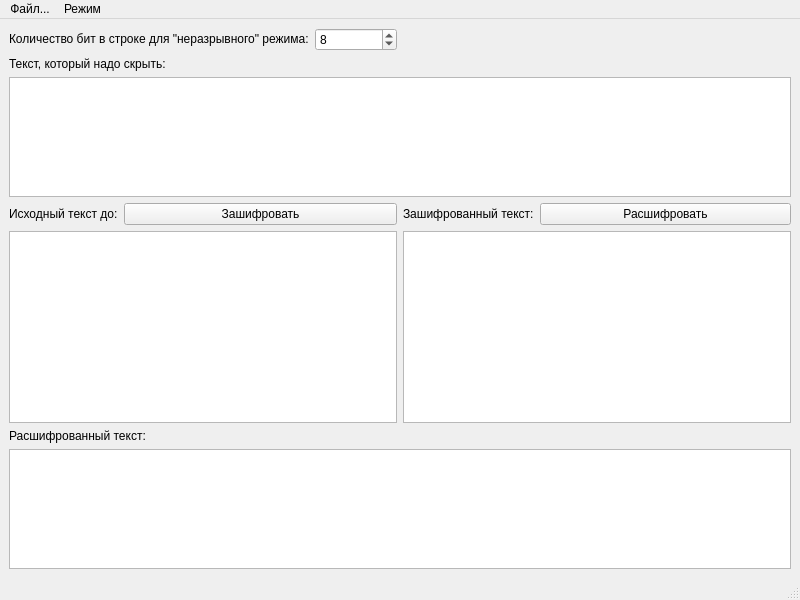
<?xml version="1.0" encoding="UTF-8"?>
<ui version="4.0">
 <class>Lab9</class>
 <widget class="QMainWindow" name="Lab9">
  <property name="geometry">
   <rect>
    <x>0</x>
    <y>0</y>
    <width>800</width>
    <height>600</height>
   </rect>
  </property>
  <property name="windowTitle">
   <string>Lab9</string>
  </property>
  <widget class="QWidget" name="centralwidget">
   <layout class="QGridLayout" name="gridLayout">
    <item row="0" column="0">
     <layout class="QHBoxLayout" name="horizontalLayout">
      <item>
       <widget class="QLabel" name="label_5">
        <property name="sizePolicy">
         <sizepolicy hsizetype="Fixed" vsizetype="Fixed">
          <horstretch>0</horstretch>
          <verstretch>0</verstretch>
         </sizepolicy>
        </property>
        <property name="text">
         <string>Количество бит в строке для &quot;неразрывного&quot; режима:</string>
        </property>
       </widget>
      </item>
      <item>
       <widget class="QSpinBox" name="bitCount">
        <property name="minimum">
         <number>1</number>
        </property>
        <property name="value">
         <number>8</number>
        </property>
       </widget>
      </item>
     </layout>
    </item>
    <item row="1" column="0" colspan="2">
     <layout class="QVBoxLayout" name="verticalLayout">
      <item>
       <widget class="QLabel" name="label_3">
        <property name="sizePolicy">
         <sizepolicy hsizetype="Fixed" vsizetype="Fixed">
          <horstretch>0</horstretch>
          <verstretch>0</verstretch>
         </sizepolicy>
        </property>
        <property name="text">
         <string>Текст, который надо скрыть:</string>
        </property>
       </widget>
      </item>
      <item>
       <widget class="QTextEdit" name="openText">
        <property name="sizePolicy">
         <sizepolicy hsizetype="Expanding" vsizetype="Expanding">
          <horstretch>0</horstretch>
          <verstretch>0</verstretch>
         </sizepolicy>
        </property>
       </widget>
      </item>
     </layout>
    </item>
    <item row="2" column="0">
     <layout class="QFormLayout" name="formLayout">
      <item row="0" column="0">
       <widget class="QLabel" name="label">
        <property name="text">
         <string>Исходный текст до:</string>
        </property>
       </widget>
      </item>
      <item row="0" column="1">
       <widget class="QPushButton" name="encodeBtn">
        <property name="sizePolicy">
         <sizepolicy hsizetype="Minimum" vsizetype="Fixed">
          <horstretch>0</horstretch>
          <verstretch>0</verstretch>
         </sizepolicy>
        </property>
        <property name="text">
         <string>Зашифровать</string>
        </property>
       </widget>
      </item>
      <item row="1" column="0" colspan="2">
       <widget class="QTextEdit" name="OriginalFileText">
        <property name="sizePolicy">
         <sizepolicy hsizetype="Expanding" vsizetype="Minimum">
          <horstretch>0</horstretch>
          <verstretch>0</verstretch>
         </sizepolicy>
        </property>
       </widget>
      </item>
     </layout>
    </item>
    <item row="2" column="1">
     <layout class="QFormLayout" name="formLayout_2">
      <item row="0" column="0">
       <widget class="QLabel" name="label_2">
        <property name="text">
         <string>Зашифрованный текст:</string>
        </property>
       </widget>
      </item>
      <item row="0" column="1">
       <widget class="QPushButton" name="decodeBtn">
        <property name="text">
         <string>Расшифровать</string>
        </property>
       </widget>
      </item>
      <item row="1" column="0" colspan="2">
       <widget class="QPlainTextEdit" name="ModifyText"/>
      </item>
     </layout>
    </item>
    <item row="3" column="0" colspan="2">
     <layout class="QFormLayout" name="formLayout_3">
      <item row="1" column="0" colspan="2">
       <widget class="QTextEdit" name="DecodedText">
        <property name="sizePolicy">
         <sizepolicy hsizetype="Expanding" vsizetype="Maximum">
          <horstretch>0</horstretch>
          <verstretch>0</verstretch>
         </sizepolicy>
        </property>
       </widget>
      </item>
      <item row="0" column="0" colspan="2">
       <widget class="QLabel" name="label_4">
        <property name="sizePolicy">
         <sizepolicy hsizetype="Fixed" vsizetype="Fixed">
          <horstretch>0</horstretch>
          <verstretch>0</verstretch>
         </sizepolicy>
        </property>
        <property name="text">
         <string>Расшифрованный текст:</string>
        </property>
       </widget>
      </item>
     </layout>
    </item>
   </layout>
  </widget>
  <widget class="QMenuBar" name="menubar">
   <property name="geometry">
    <rect>
     <x>0</x>
     <y>0</y>
     <width>800</width>
     <height>21</height>
    </rect>
   </property>
   <widget class="QMenu" name="menu">
    <property name="title">
     <string>Файл...</string>
    </property>
    <addaction name="openFile1"/>
   </widget>
   <widget class="QMenu" name="menu_2">
    <property name="title">
     <string>Режим</string>
    </property>
    <addaction name="simpleMode"/>
    <addaction name="mode2"/>
   </widget>
   <addaction name="menu"/>
   <addaction name="menu_2"/>
  </widget>
  <widget class="QStatusBar" name="statusbar"/>
  <action name="openFile1">
   <property name="text">
    <string>Исходный файл...</string>
   </property>
  </action>
  <action name="simpleMode">
   <property name="checkable">
    <bool>true</bool>
   </property>
   <property name="checked">
    <bool>true</bool>
   </property>
   <property name="text">
    <string>Обычный</string>
   </property>
  </action>
  <action name="mode2">
   <property name="checkable">
    <bool>true</bool>
   </property>
   <property name="text">
    <string>&quot;Неразрывный&quot;</string>
   </property>
  </action>
 </widget>
 <resources/>
 <connections/>
</ui>
